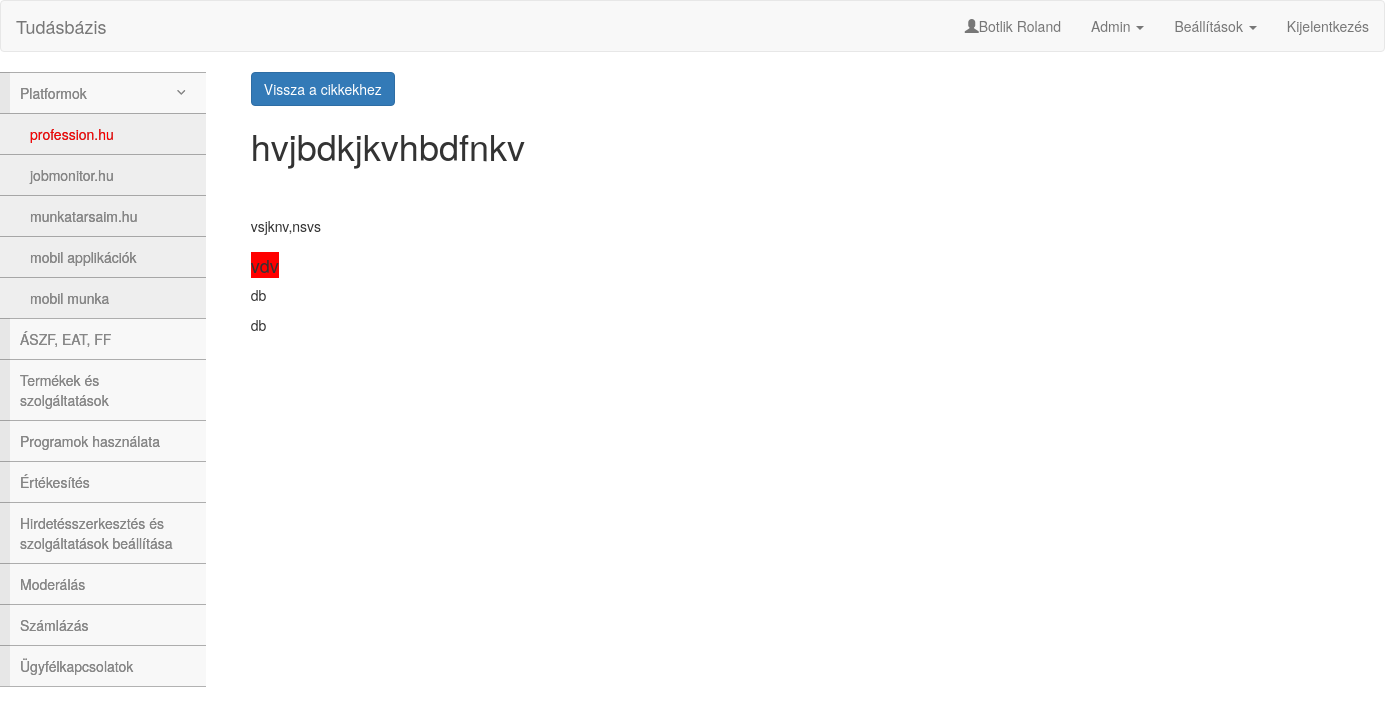
/readarticle.php?articleid=40 (signed in), run on the app's committed database.
### tables this page shows
CREATE TABLE `menu` (
  `id` int(11) NOT NULL,
  `title` varchar(64) NOT NULL,
  `parentId` int(11) NOT NULL
);

CREATE TABLE `articles` (
  `id` int(11) NOT NULL,
  `ownerid` int(11) NOT NULL,
  `type` varchar(16) NOT NULL,
  `location` int(11) NOT NULL,
  `position` int(11) NOT NULL,
  `created` datetime NOT NULL,
  `modified` datetime NOT NULL,
  `title` varchar(128) NOT NULL,
  `text` text NOT NULL
);

### src/db.php (called while the page is built, shortened)
<?php
class DB{
var $connection;
	function __construct() {
		$connection = @mysql_connect('localhost','root','');
		$table = mysql_select_db('tudasbazis',$connection);
		$this->connection = $connection;
	}
	function query($queryString) {
		$resultId = mysql_query($queryString, $this->connection);
		$rows=Array();
		while($record = mysql_fetch_assoc($resultId)){
			$rows[] = $record;
		}
		return $rows;
	}
	function close(){
		$close = mysql_close($this->connection);
	}
}
?>

### src/Utilities.php (called while the page is built, shortened)
<?php
class Utilities
{
	public static function GetNameById()
    {
        $db = new DB();
        $id = $_SESSION['userid'];
        $result = $db->query("SELECT lastname, firstname FROM login WHERE id = '$id';");
        if(count($result))
		{
			$nev = $result[0]['lastname'];
			$nev .= " " . $result[0]['firstname'];
			return $nev;
		}
		else
		{
			return "";
		}
    }
	public static function HasPermission($userid, $permission)
	{
		$db = new DB();
		if($db->query("SELECT * FROM permission WHERE userid = '$userid' AND permission = '$permission'"))
		{
			return true;
		}
		else
		{
			$db->close();
			return false;
		}
	}
}
?>

### src/readarticle.php (the view, shortened to what this page needs)
<html>
	<head>
		<link rel="stylesheet" type="text/css" href="css/bootstrap.min.css">
		<link rel="stylesheet" href="https://cdnjs.cloudflare.com/ajax/libs/twitter-bootstrap/3.3.6/css/bootstrap.min.css" />
		<link rel="stylesheet" href="https://cdnjs.cloudflare.com/ajax/libs/font-awesome/4.6.2/css/font-awesome.min.css" />
		<link rel="stylesheet" href="metisMenu.min.css" />
		<link rel="stylesheet" href="demo.css" />
		<link rel="stylesheet" href="https://cdnjs.cloudflare.com/ajax/libs/prism/1.4.1/themes/prism.min.css" />
	</head>
	<body>
<?php
	include_once('menu.php');
	include_once('sideMenu.php');
?>
<div class="row">
	<div class="col-md-2">
	<?php sideMenu::show(); ?>
	</div>
	<div class="col-md-10">
	<div class="container">
<?php
$db = new DB();
$result = $db->query("SELECT * FROM articles WHERE id = " . $_GET['articleid'] .";");
echo '<a href="page.php?pageid='.$result[0]['location']. '" class="btn btn-primary"> Vissza a cikkekhez </a>';
foreach($result as $article)
{
    echo  "<h1>" . $article['title'] . "</h1><br><br>" . $article['text'];
}
?>
	</div>
</div>
</div>
	</body>
</html>

### src/menu.php (shortened to what this page needs)
<?php
$nev = Utilities::GetNameById();
?>
<nav role="navigation" class="navbar navbar-default">
	<div class="navbar-header">
        <a href="index.php" class="navbar-brand">Tudásbázis</a>
    </div>
    <div id="navbarCollapse" class="collapse navbar-collapse">
        <ul class="nav navbar-nav navbar-right">
			<li><p class="navbar-text"><span class="glyphicon glyphicon-user"></span><?php echo $nev ?></li>
			<?php if(Utilities::HasPermission($_SESSION['userid'],'admin')) { ?>
				<li class="dropdown">
					<a data-toggle="dropdown" class="dropdown-toggle">Admin <b class="caret"></b></a>
				</li>
			<?php } ?>
			<li class="dropdown">
                <a data-toggle="dropdown" class="dropdown-toggle">Beállítások <b class="caret"></b></a>
            </li>
            <li><a href="index.php?logout=1">Kijelentkezés</a></li>
        </ul>
	</div>
</nav>

### src/sideMenu.php (shortened to what this page needs)
<?php
class sideMenu {
	public static function show() {
	echo '<div class="clearfix">'.
    	 	'<aside class="sidebar">'.
      	 		'<nav class="sidebar-nav">'.
         			'<ul class="metismenu" id="menu">';
		$db = new DB();
		$result = $db->query("SELECT id,title FROM menu WHERE parentId = 0");
		foreach($result as $element) {
			echo '<li';
			if (isset($_GET['articleid'])){
				$db = new DB();
				$location = $db->query("SELECT location FROM articles WHERE id = " . $_GET['articleid']);
				$db = new DB();
				$parentCheck = $db->query("SELECT parentId FROM menu WHERE id = " . $location[0]['location']);
				if ($parentCheck[0]['parentId'] == $element['id']){
					echo ' class="active"';
				}
			}
			echo '>'
			.'<a';
			if (isset($_GET['pageid'])){
				if ($_GET['pageid'] == $element['id']){
					echo ' style="color:red;"';
				}
			}
			if (isset($_GET['articleid'])){
				$db = new DB();
				$location = $db->query("SELECT location FROM articles WHERE id = " . $_GET['articleid']);
				if ($location[0]['location'] == $element['id']){
					echo ' style="color:red;"';
				}
			}
			echo ' href="page.php?pageid=' . $element['id'] . '">'. $element['title'];
			$db = new DB();
			if($subResult = $db->query("SELECT title, id FROM menu WHERE parentId = ".$element['id'])) {
				echo '<span class="fa arrow"></span></a>';
				echo '<ul>';
				foreach($subResult as $subElement){
					echo '<li>'
						.'<a';
					if (isset($_GET['pageid'])){
						if ($_GET['pageid'] == $subElement['id']){
							echo ' style="color:red;"';
						}
					}
					if (isset($_GET['articleid'])){
						$db = new DB();
						$location = $db->query("SELECT location FROM articles WHERE id = " . $_GET['articleid']);
						if ($location[0]['location'] == $subElement['id']){
							echo ' style="color:red;"';
						}
					}
					echo ' href="page.php?pageid=' . $subElement['id'] . '">' . $subElement['title'] . '</a>'
						.'</li>';
				}
				echo '</ul>';
			}
			else{
				echo '</a>';
			}
			echo '</li>';
		}
		echo 		'</ul>'.
      			'</nav>'.
    		'</aside>'.
		'</div>';
	}
}
?>

### src/demo.css (style rules this page uses)
.sidebar { display: block; float: left; width: 100%; background: #ffffff; }
.sidebar-nav { border-bottom: 1px solid rgba(0, 0, 0, 0.3); background-image: -webkit-linear-gradient(left, color-stop(#f8f8f8 10px), color-stop(#e7e7e7 10px)); background-image: linear-gradient(to right, #e7e7e7 10px, #f8f8f8 10px); background-repeat: repeat-x; filter: progid: DXImageTransform.Microsoft.gradient(startColorstr='#ffe7e7e7', endColorstr='#fff8f8f8', GradientType=1); }
.sidebar-nav ul { padding: 0; margin: 0; list-style: none; }
.sidebar-nav a, .sidebar-nav a:hover, .sidebar-nav a:focus, .sidebar-nav a:active { outline: none; }
.sidebar-nav ul li, .sidebar-nav ul a { display: block; }
.sidebar-nav ul a { padding: 10px 20px; color: #878787; border-top: 1px solid rgba(0, 0, 0, 0.3); box-shadow: 0px 1px 0px rgba(255, 255, 255, 0.05) inset; text-shadow: 0px 0px 0px rgba(0, 0, 0, 0.5); }
.sidebar-nav ul ul a { padding: 10px 30px; background-color: rgba(238, 238, 238, 1); }

### data on the page
menu: title "Platformok"
menu: title "profession.hu"
menu: title "jobmonitor.hu"
menu: title "munkatarsaim.hu"
menu: title "mobil applikációk"
menu: title "mobil munka"
menu: title "ÁSZF, EAT, FF"
menu: title "Termékek és szolgáltatások"
menu: title "Programok használata"
menu: title "Értékesítés"
menu: title "Hirdetésszerkesztés és szolgáltatások beállítása"
menu: title "Moderálás"
menu: title "Számlázás"
menu: title "Ügyfélkapcsolatok"
articles: title "hvjbdkjkvhbdfnkv", text "vsjknv,nsvs vdv db db"

### other printed values
$nev "Botlik Roland"
